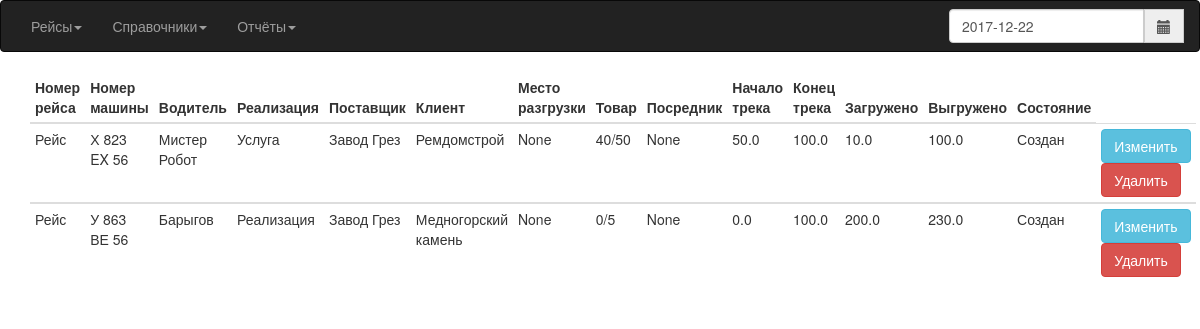
Page /RaceAll on the earlier database version.
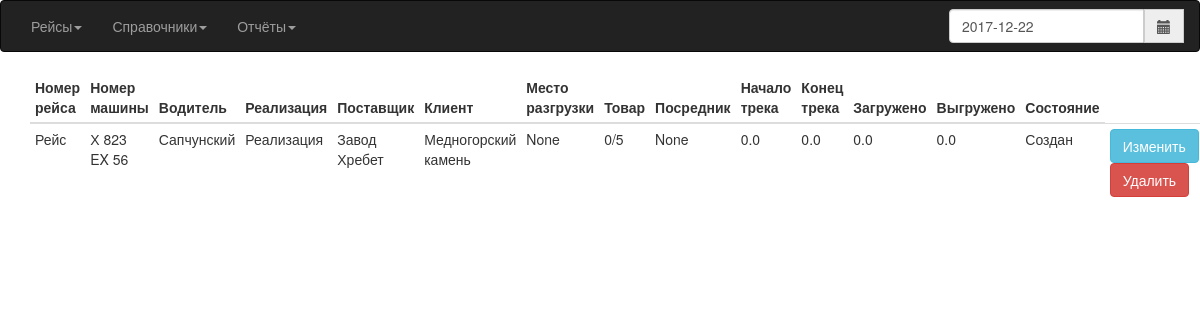
Same page on the later database version.
### Avtoregion/models.py (models this page shows, shortened)
class Race(models.Model):
    CREATE = 'Создан'
    LOAD = 'Загружен'
    UNLOAD = 'Выгружен'
    FINISH = 'Закончен'
    END = 'Проведен'
    ACCIDENT = 'Авария'
    STATE = (
        (CREATE, 'Создан'),
        (LOAD, 'Зазгружен'),
        (UNLOAD, 'Выгружен'),
        (FINISH, 'Закончена'),
        (END, 'Проведена'),
        (ACCIDENT, 'Авария'),
    )
    TYPE = (
        ('Реализация', 'Реализация'),
        ('Услуга', 'Услуга')
    )
    id_race = models.AutoField(primary_key=True)
    name_race = models.CharField(max_length=5, default='Рейс')
    race_date = models.DateField(default=date.today)
    car = models.ForeignKey(Car)
    driver = models.ForeignKey(Driver)
    type_ship = models.CharField(default=TYPE[0], choices=TYPE, max_length=10)
    supplier = models.ForeignKey(Supplier)
    customer = models.ForeignKey(Customer)
    shipment = models.ForeignKey(Shipment, null=True, blank=True)
    product = models.ForeignKey(Product)
    mediator = models.ForeignKey(Mediator, null=True, blank=True)
    s_milage = models.FloatField(default=0)
    e_milage = models.FloatField(default=0)
    weight_load = models.FloatField(default=0)
    weight_unload = models.FloatField(default=0)
    comm = models.TextField(null=True, blank=True)
    state = models.CharField(default=STATE[0], choices=STATE, max_length=9)
    create_time = models.DateTimeField(auto_now=True)

class Car(models.Model):
    id_car = models.AutoField(primary_key=True)
    number = models.CharField(max_length=11, unique=True, verbose_name='Номер машины')
    pts = models.CharField(max_length=10, null=True, blank=True, verbose_name='ПТС')
    trailer = models.ForeignKey(Trailer, blank=True, null=True)
    def __str__(self):
        return '%s' % self.number

class Driver(models.Model):
    id_driver = models.AutoField(primary_key=True)
    name = models.CharField(max_length=50, verbose_name='Водитель')
    def __str__(self):
        return '%s' % self.name

class Supplier(models.Model):
    id_supplier = models.AutoField(primary_key=True)
    name = models.CharField(max_length=256, verbose_name='Поставщик')
    inn = models.DecimalField(max_digits=12, decimal_places=0, unique=True, null=True, blank=True, verbose_name='ИНН')
    def __str__(self):
        return '%s' % self.name

class Customer(models.Model):
    id_customer = models.AutoField(primary_key=True)
    name = models.CharField(max_length=256,  verbose_name='Клиент')
    inn = models.DecimalField(max_digits=12, decimal_places=0, unique=True, null=True, blank=True, verbose_name='ИНН')
    def __str__(self):
        return '%s' % self.name

class Product(models.Model):
    id_product = models.AutoField(primary_key=True)
    name = models.CharField(max_length=10, verbose_name='Груз')
    def __str__(self):
        return '%s' % self.name

### Avtoregion/views.py (the view)
# urls.py: url(r'^RaceAll$', views.RaceAll, name='Race'),
def RaceAll(req):
    if req.method == 'GET':
        qRace = Race.objects.all()
        return render(request=req, template_name='race.html', context={'qRace': qRace})

### templates/race.html (shortened to what this page needs)
{% extends "index.html" %}
{% block content %}
<div class="container">
 {% if qRace%}
	 <table class="table table-hover table-condensed table-responsive">
		 <thead>
			 <th>Номер рейса</th>
			 <th>Номер машины</th>
			 <th>Водитель</th>
			 <th>Реализация</th>
			 <th>Поставщик</th>
			 <th>Клиент</th>
			 <th>Место разгрузки</th>
			 <th>Товар</th>
			 <th>Посредник</th>
			 <th>Начало трека</th>
			 <th>Конец трека</th>
			 <th>Загружено</th>
			 <th>Выгружено</th>
			 <th>Состояние</th>
		 </thead>
	 {% for q in qRace%}
         <tbody>
	    <tr>
		 <td>
			{{ q.name_race}}
		 </td>
		 <td>
			{{ q.car}}
		 </td>
			<td>
				{{ q.driver}}
			</td>
			<td>
				{{ q.type_ship}}
			</td>
		  <td>
			  {{ q.supplier}}
		  </td>
		  <td>
			  {{ q.customer}}
		  </td>
		  <td>
			  {{ q.shipment}}
		  </td>
		  <td>
			  {{ q.product}}
		  </td>
		  <td>
			  {{ q.mediator}}
		  </td>
		  <td>
			  {{ q.s_milage}}
		  </td>
		  <td>
			  {{ q.e_milage}}
		  </td>
		  <td>
			  {{ q.weight_load}}
		  </td>
		  <td>
			  {{ q.weight_unload}}
		  </td>
		  <td>
			  {{ q.state}}
		  </td>
		 <td>
			<form action="Race/update" method="post">
              <button name="update" value="update" class="btn btn-info">Изменить</button>
			</form>
			 <form action="Race/delete" method="post">
			        <button name="delete" class="btn btn-danger">Удалить</button>
		  </form>
	     </td>
	    </tr>
     </tbody>
	 {% endfor %}
	 </table>
 {% endif %}
</div>
{% endblock %}

### templates/index.html (shortened to what this page needs)
<!DOCTYPE html>
<html lang="ru">
<head>
	<link rel="stylesheet" href="/static/css/bootstrap.min.css">
	<link rel="stylesheet" href="/static/css/bootstrap-datetimepicker.min.css">
</head>
<nav class="navbar navbar-inverse">
  <div class="container-fluid">
	    <ul class="nav navbar-nav">
		    <li class="dropdown">
			    <a class="dropdown-toggle" data-toggle="dropdown" href="/Race">Рейсы<span class="caret"></span></a>
		    </li>
		    <li class="dropdown">
			    <a class="dropdown-toggle" href="index.html" data-toggle="dropdown">Справочники<span class="caret"></span></a>
		    </li>
	      <li class="dropdown">
		        <a class="dropdown-toggle" data-toggle="dropdown" href="index.html">Отчёты<span class="caret"></span></a>
	      </li>
	    </ul>
	    <ul class="nav navbar-nav navbar-form navbar-right">
		    <li>
			    <div class="input-group date" id="datetimepicker">
                    <form id="push_date" action="" method="get">
				              <input id="date" type="text" class="form-control" name="input_date"/>
                    </form>
				    <span class="input-group-addon" >
									<span class="glyphicon glyphicon-calendar"></span>
						</span>
			    </div>
		    </li>
	    </ul>
	  </div>
</nav>
<body>
		{% block content %}
		{% endblock %}
</body>
</html>

Differences in the rows shown:
removed Race: name_race "Рейс", car "Х 823 EX 56", driver "Мистер Робот", type_ship "Услуга", supplier "Завод Грез", customer "Ремдомстрой", shipment "None", product "40/50", mediator "None", s_milage "50.0", e_milage "100.0", weight_load "10.0", weight_unload "100.0", state "Создан"
removed Race: name_race "Рейс", car "У 863 ВЕ 56", driver "Барыгов", type_ship "Реализация", supplier "Завод Грез", customer "Медногорский камень", shipment "None", product "0/5", mediator "None", s_milage "0.0", e_milage "100.0", weight_load "200.0", weight_unload "230.0", state "Создан"
added Race: name_race "Рейс", car "Х 823 EX 56", driver "Сапчунский", type_ship "Реализация", supplier "Завод Хребет", customer "Медногорский камень", shipment "None", product "0/5", mediator "None", s_milage "0.0", e_milage "0.0", weight_load "0.0", weight_unload "0.0", state "Создан"
